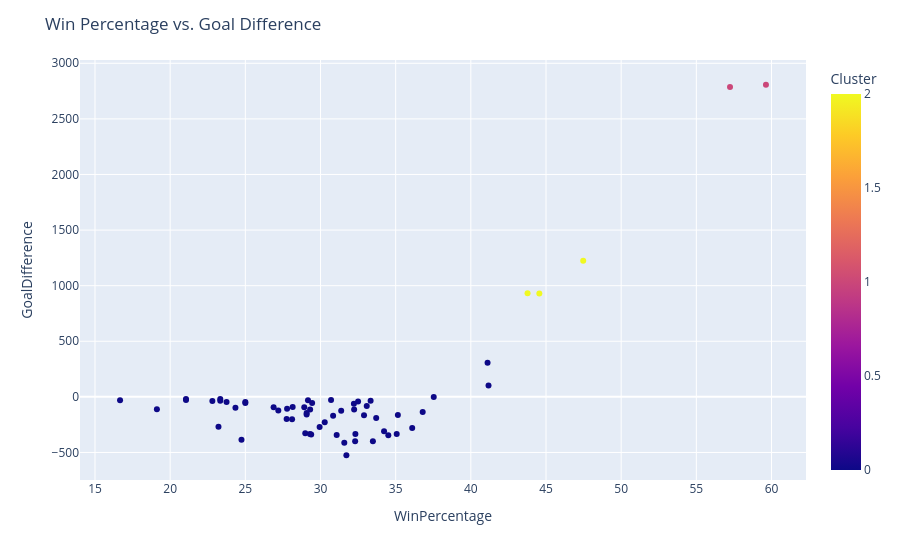

The cell this chart's notebook holds for it:
### Code cell
import matplotlib.pyplot as plt
import seaborn as sns

# Univariate Analysis
# Explore the distribution of key variables
plt.figure(figsize=(12, 8))
sns.histplot(df['WinPercentage'], kde=True)
plt.title('Distribution of Win Percentage')
plt.show()

# Bivariate Analysis
# Explore relationships between variables
plt.figure(figsize=(12, 8))
sns.scatterplot(x='TeamAge', y='WinPercentage', data=df)
plt.title('Team Age vs. Win Percentage')
plt.show()


# Use clustering techniques
from sklearn.cluster import KMeans

X = df[['WinPercentage', 'GoalDifference']]
kmeans = KMeans(n_clusters=3, random_state=42)
df['Cluster'] = kmeans.fit_predict(X)


# Best performing team
best_team = df[df['WinPercentage'] == df['WinPercentage'].max()]['Team'].values[0]
print(f"Best Performing Team: {best_team}")

# Oldest team
oldest_team = df[df['TeamAge'] == df['TeamAge'].max()]['Team'].values[0]
print(f"Oldest Team: {oldest_team}")

# Team with the highest goals
highest_goals_team = df[df['BasketScored'] == df['BasketScored'].max()]['Team'].values[0]
print(f"Team with the Highest Goals: {highest_goals_team}")

# Team with the lowest performance (you can define performance based on your metrics)
lowest_performance_team = df[df['WinPercentage'] == df['WinPercentage'].min()]['Team'].values[0]
print(f"Team with the Lowest Performance: {lowest_performance_team}")

# Interactive Visualizations (using Plotly)
import plotly.express as px

fig = px.scatter(df, x='WinPercentage', y='GoalDifference', color='Cluster', hover_data=['Team'])
fig.update_layout(title='Win Percentage vs. Goal Difference')
fig.show()

### Figure 1 — Plotly figure (JSON) as saved in the notebook; plotly's stock layout.template omitted (floating-point values rounded to 4 significant figures)
{"data": [{"customdata": [["Team 1"], ["Team 2"], ["Team 3"], ["Team 4"], ["Team 5"], ["Team 6"], ["Team 7"], ["Team 8"], ["Team 9"], ["Team 10"], ["Team 11"], ["Team 12"], ["Team 13"], ["Team 14"], ["Team 15"], ["Team 16"], ["Team 17"], ["Team 18"], ["Team 19"], ["Team 20"], ["Team 21"], ["Team 22"], ["Team 23"], ["Team 24"], ["Team 25"], ["Team 26"], ["Team 27"], ["Team 28"], ["Team 29"], ["Team 30"], ["Team 31"], ["Team 32"], ["Team 33"], ["Team 34"], ["Team 35"], ["Team 36"], ["Team 37"], ["Team 38"], ["Team 39"], ["Team 40"], ["Team 41"], ["Team 42"], ["Team 43"], ["Team 44"], ["Team 45"], ["Team 46"], ["Team 47"], ["Team 48"], ["Team 49"], ["Team 50"], ["Team 51"], ["Team 52"], ["Team 53"], ["Team 54"], ["Team 55"], ["Team 56"], ["Team 57"], ["Team 58"], ["Team 59"], ["Team 60"]], "hovertemplate": "WinPercentage=%{x}<br>GoalDifference=%{y}<br>Team=%{customdata[0]}<br>Cluster=%{marker.color}<extra></extra>", "legendgroup": "", "marker": {"color": [1, 1, 2, 2, 2, 0, 0, 0, 0, 0, 0, 0, 0, 0, 0, 0, 0, 0, 0, 0, 0, 0, 0, 0, 0, 0, 0, 0, 0, 0, 0, 0, 0, 0, 0, 0, 0, 0, 0, 0, 0, 0, 0, 0, 0, 0, 0, 0, 0, 0, 0, 0, 0, 0, 0, 0, 0, 0, 0, 0], "coloraxis": "coloraxis", "symbol": "circle"}, "mode": "markers", "name": "", "orientation": "v", "showlegend": false, "type": "scatter", "x": [59.63, 57.24, 47.48, 44.56, 43.77, 41.11, 36.1, 37.53, 35.15, 35.07, 36.8, 34.51, 31.58, 31.72, 32.3, 32.32, 31.08, 34.23, 33.7, 33.49, 41.18, 29.38, 28.99, 29.94, 32.24, 29.3, 31.38, 24.74, 32.89, 28.11, 29.08, 30.28, 23.21, 27.75, 30.84, 28.15, 27.19, 29.08, 32.5, 26.88, 28.92, 29.44, 24.34, 30.7, 33.08, 22.81, 29.31, 25, 23.75, 27.78, 32.22, 29.17, 25, 33.33, 19.12, 21.05, 21.05, 23.33, 23.33, 16.67], "xaxis": "x", "y": [2807, 2786, 1225, 929, 931, 307, -280, -2, -164, -333, -136, -346, -413, -525, -399, -334, -342, -309, -189, -399, 103, -338, -328, -272, -113, -334, -125, -385, -165, -202, -159, -228, -269, -198, -169, -90, -122, -145, -42, -94, -94, -56, -98, -28, -81, -38, -114, -55, -45, -107, -62, -31, -45, -34, -112, -19, -28, -20, -34, -31], "yaxis": "y"}], "layout": {"coloraxis": {"colorbar": {"title": {"text": "Cluster"}}, "colorscale": [[0, "#0d0887"], [0.1111, "#46039f"], [0.2222, "#7201a8"], [0.3333, "#9c179e"], [0.4444, "#bd3786"], [0.5556, "#d8576b"], [0.6667, "#ed7953"], [0.7778, "#fb9f3a"], [0.8889, "#fdca26"], [1, "#f0f921"]]}, "legend": {"tracegroupgap": 0}, "margin": {"t": 60}, "title": {"text": "Win Percentage vs. Goal Difference"}, "xaxis": {"anchor": "y", "domain": [0, 1], "title": {"text": "WinPercentage"}}, "yaxis": {"anchor": "x", "domain": [0, 1], "title": {"text": "GoalDifference"}}}}
